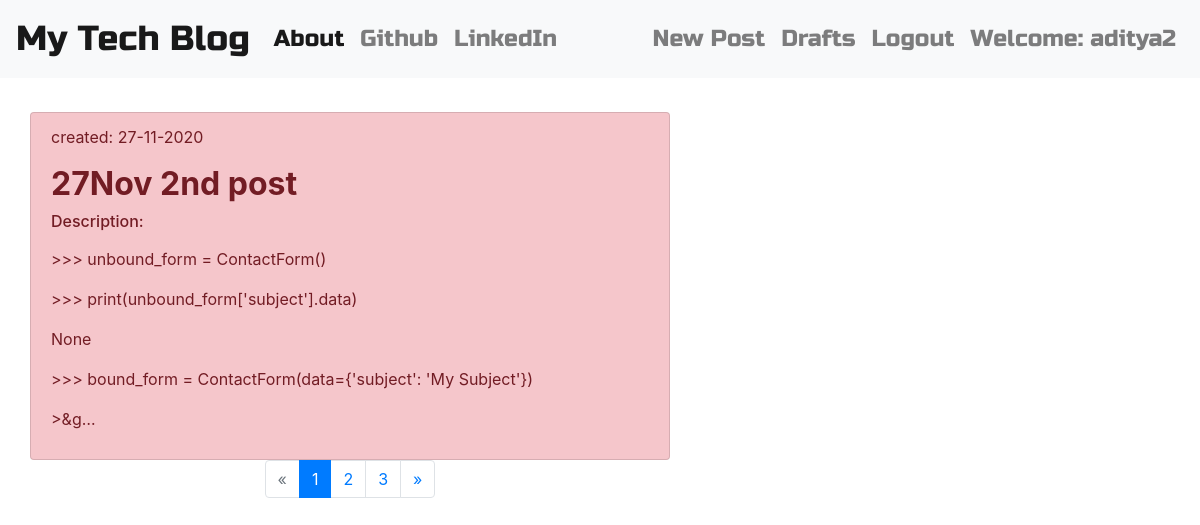
The page /drafts/ (signed in) on the database its author committed.
### blog/models.py (models this page shows, shortened)
class Post(models.Model):
    author = models.ForeignKey('auth.User', on_delete=models.CASCADE)
    title = models.CharField(max_length=200)
    text = models.TextField()
    created_date = models.DateTimeField(default=timezone.now)
    published_date = models.DateTimeField(blank=True, null=True)

### blog/views.py (the view)
# urls.py: path('drafts/', views.DraftListView.as_view(), name='post_draft_list'),
class DraftListView(ListView):
    paginate_by = 1
    model = Post
    template_name = 'post_draft_list.html'
    def get_queryset(self):
        return Post.objects.filter(published_date__isnull=True).order_by('created_date')

### blog/templates/blog/post_draft_list.html
{% extends 'blog/base.html' %}}
{% block content %}
{% for post in post_list %}
    <div class="post">
    <div class="list-group mt-4" style="width: 40rem;">
    <a href="{% url 'post_detail' pk=post.pk %}" class="list-group-item list-group-item-action list-group-item-danger">
            <p class="date">created: {{ post.created_date|date:'d-m-Y' }}</p>
            <h2><b>{{ post.title }}</b></h2>
            {% autoescape off %}
                    <h6>Description:</h6>
                    <p>{{ post.text|truncatechars:200 }}</p>
            {% endautoescape %}
    </a>
    </div>
    </div>
{% endfor %}
    <nav aria-label="Page navigation example">
    {% if is_paginated %}
      <ul class="pagination justify-content-center">
        {% if page_obj.has_previous %}
          <li class="page-item"><a class="page-link" href="?page={{ page_obj.previous_page_number }}">&laquo;</a></li>
        {% else %}
          <li class="page-item disabled"><a class="page-link">&laquo;</a></li>
        {% endif %}
        {% for i in paginator.page_range %}
          {% if page_obj.number == i %}
            <li class="page-item active"><a class="page-link">{{ i }} <span class="sr-only">(current)</span></a></li>
          {% else %}
            <li class="page-item"><a class="page-link" href="?page={{ i }}">{{ i }}</a></li>
          {% endif %}
        {% endfor %}
        {% if page_obj.has_next %}
          <li class="page-item"><a class="page-link" href="?page={{ page_obj.next_page_number }}">&raquo;</a></li>
        {% else %}
          <li class="page-item disabled"><a class="page-link">&raquo;</a></li>
        {% endif %}
      </ul>
    {% endif %}
</nav>
{% endblock %}

### blog/templates/blog/base.html (shortened to what this page needs)
<!DOCTYPE html>
{% load staticfiles %}
<html lang="en">
<head>
<link rel="stylesheet" href="https://stackpath.bootstrapcdn.com/bootstrap/4.5.0/css/bootstrap.min.css">
    <link rel="stylesheet" href="//cdn.jsdelivr.net/npm/medium-editor@latest/dist/css/medium-editor.min.css" type="text/css" media="screen" charset="utf-8">
    <link rel="stylesheet" href="{% static 'css/blog.css' %}">
</head>
<body class="loader">
<nav class="navbar navbar-expand-lg navbar-light bg-light techfont">
  <a class="navbar-brand" href="{% url 'post_list' %}">My Tech Blog</a>
  <div class="collapse navbar-collapse" id="navbarNav">
    <ul class="navbar-nav">
      <li class="nav-item active">
        <a class="nav-link" href="{% url 'about'%}">About <span class="sr-only">(current)</span></a>
      </li>
      <li class="nav-item">
        <a class="nav-link" href="https://www.github.com">Github</a>
      </li>
      <li class="nav-item">
        <a class="nav-link" href="https://www.linkedin.com">LinkedIn</a>
      </li>
    </ul>
      <ul class="navbar-nav ml-auto">
          {% if user.is_authenticated %}
        <li class="nav-item">
          <a class="nav-link" href="{% url 'post_new' %}" >New Post</a>
        </li>
        <li class="nav-item">
          <a class="nav-link" href="{% url 'post_draft_list' %}">Drafts</a>
        </li>
        <li class="nav-item">
          <a class="nav-link" href="{% url 'logout' %}" >Logout</a>
        </li>
        <li class="nav-item">
          <a class="nav-link">Welcome: {{ user.username }}</a>
        </li>
        {% endif %}
      </ul>
  </div>
</nav>
<div class="content container">
    <div class="row">
            <div class="blog_posts">
                {% block content %}
                    {% endblock %}
            </div>
    </div>
</div>
</body>
</html>

### blog/static/css/blog.css (style rules this page uses)
.techfont { font-family: 'Russo One', sans-serif; font-size: 1.45em; margin-bottom: 10px; }
.navbar-brand { font-size: 1.5em; }
.loader { filter:hue-rotate(0deg); color: linear-gradient(45deg,#0f8,#08f); animation:hue 5000ms infinite linear; }

### rows shown on the page
Post: created_date "27-11-2020", title "27Nov 2nd post", text ">>> unbound_form = ContactForm() >>> print(unbound_form['subject'].data) None >>> bound_form = ContactForm(data={'subject': 'My Subject'}) >&g…"

### other values the page prints
{{ user.username }} "aditya2"
{{ i }} "1"
{{ i }} "2" "3"
